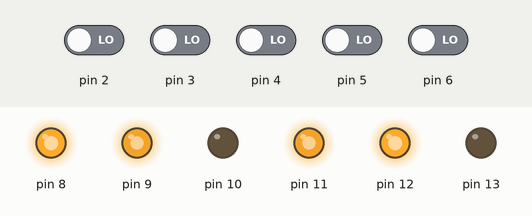
A sketch run on a simulated Arduino Uno, built with avr-gcc and run on an emulated ATmega328P. On the bench: output pins drawn as LEDs (lit = HIGH). The test bench sets the inputs (shaded band); at power-on: pin 2–6 LOW.

Above: at 1.2 s.
1.3 s: pin 2 driven HIGH
At 2.4 s:
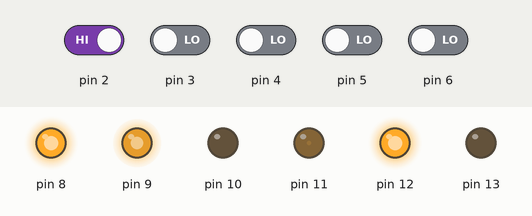
2.8 s: pin 3 driven HIGH
At 3.6 s:
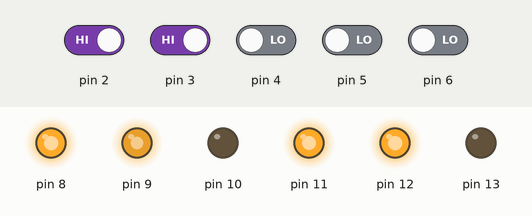
Timing chart, 0 to 5.8 s (numbered marks = the images above; inputs shaded):
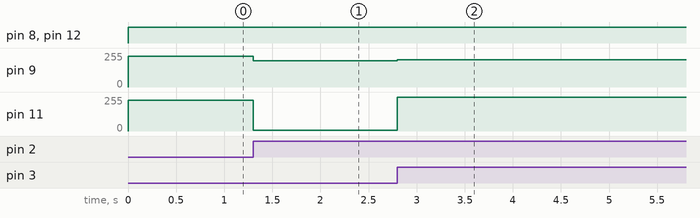

The sketch:

Robot_Seguidor.ino
```cpp
/*
 * Talos Electronics
 * Tgo. Rafael Lozano Rolon
 * Modificado por ultima vez 15 Diciembre 2016
 * Para inicializar el Robot se necesita definir los pines de la siguiente manera
 * Robot_Seguidor Nombre_Robot(In1,In2,Vss1-2,IN3,IN4,Vss3-4,S1,S2,S3,S4,S5,S6)
 *
 *
 *     /////////////////Parametros///////////////
 *    /            Puente H                     /
 *    /    Parametro -> Numero de pin           /
 *    /    IN1       ->     2                   /
 *    /    In2       ->     7                   /
 *    /    Vss1-2    ->     1                   /
 *    /    In3       ->     10                  /
 *    /    In4       ->     15                  /
 *    /    Vss3-4    ->     9                   /
 *    / ----------------------------------------/
 *    /         Modulo seguidor de linea        /
 *    /    Parametro -> 	Numero de pin         /
 *    /    S1        ->  Salida 1 del modulo    /
 *    /                   seguidor de linea     /
 *    /    S2        ->   Salida 2 ..           /
 *	  /	   S3        ->   Salida 3 ...          /
 *	  /    S4        ->   Salida 4 ....         /
 *	  /    S5        ->   Salida 5 .....        /
 *	  /    S6        ->   Salida 6 ......       /
 *    //////////////////////////////////////////

 TU CODIGO NO COMPILA MIRA EL SIGUIENTE ENLACE
https://www.taloselectronics.com/blogs/tutoriales/faq-kit-seguidor-de-linea
 */
#include "Robot_Seguidor.h"
Robot_Seguidor Robot(13,12,11,10,8,9,2,3,4,5,6);

void setup()
{
	Robot.Inicializar();
}

void loop()
{
	Robot.Modo_Seguidor(8,5,1,230);//(int kP,int KI,int KD,int Velocidad)
}
```

Base_Robot.cpp
```cpp
#include <Arduino.h> //Permite utilizar los comandos de Arduino
#include "Base_Robot.h"

void Base_Robot::Inicializar_Robot()
{
  Motor_1.Inicializar_Motor();
  Motor_2.Inicializar_Motor();
}

void Base_Robot::Atras(int Velocidad_1,int Velocidad_2)
{
  Motor_1.Atras(Velocidad_1);
  Motor_2.Atras(Velocidad_2);
}
void Base_Robot::Adelante(int Velocidad_1,int Velocidad_2)
{
  Motor_1.Adelante(Velocidad_1);
  Motor_2.Adelante(Velocidad_2);
}
void Base_Robot::Stop()
{
  Motor_1.Stop();
  Motor_2.Stop();
}
```

Base_Robot.h
```cpp
#include "Motor_DC.h"
class Base_Robot
{
  private:


  public:
  Motor_DC Motor_1;
  Motor_DC Motor_2;
  Base_Robot(int Pin_Motor_1A,int Pin_Motor_1B,int PWM_1, int Pin_Motor_1C, int Pin_Motor_1D,int PWM_2): Motor_1(Pin_Motor_1A,Pin_Motor_1B,PWM_1), Motor_2(Pin_Motor_1C,Pin_Motor_1D,PWM_2){}
  void Inicializar_Robot();
  void Adelante(int Velocidad_1,int Velocidad_2);
  void Atras(int Velocidad_1,int Velocidad_2);
  void Stop();
};
```

Motor_DC.cpp
```cpp
#include <Arduino.h> //Permite utilizar los comandos de Arduino
#include "Motor_DC.h"

void Motor_DC::Inicializar_Motor()
{
  pinMode(A, OUTPUT);
  pinMode(B, OUTPUT);
  pinMode(Pwm, OUTPUT);
}
void Motor_DC::Atras(int Velocidad)
{
  analogWrite(Pwm,Velocidad );
  digitalWrite(A, HIGH);
  digitalWrite(B, LOW);
}
void Motor_DC::Adelante(int Velocidad)
{
  analogWrite(Pwm,Velocidad );
  digitalWrite(A, LOW);
  digitalWrite(B, HIGH);
}
void Motor_DC::Stop()
{
  analogWrite(0, Pwm);
  digitalWrite(A, LOW);
  digitalWrite(B, LOW);
}
```

Motor_DC.h
```cpp
class Motor_DC
{
  private:
  int A;
  int B;
  int Pwm;

  public:
  Motor_DC(int a,int b,int pwm): A(a), B(b),Pwm(pwm){}//Constructor
  void Inicializar_Motor();
  void Adelante(int Velocidad);
  void Atras(int Velocidad);
  void Stop();
};
```

Robot_Seguidor.cpp
```cpp
#include "Robot_Seguidor.h"
#include <Arduino.h> //Permite utilizar los comandos de Arduino

void Robot_Seguidor::Inicializar()
{
	Robot.Inicializar_Robot();
	Sensor_1.Inicializar();
	Sensor_2.Inicializar();
	Sensor_3.Inicializar();
	Sensor_4.Inicializar();
	Sensor_5.Inicializar();
}
void Robot_Seguidor::Modo_Seguidor(int Kp,int Ki,int Kd,int Velocidad)
{
	Lectura_de_sensores();
	P = Error;
    I = I + Anteriror_I;
    D = Error-Error_Anterior;

    PID = (Kp*P) + (Ki*I) + (Kd*D);

    Anteriror_I=I;
    Error_Anterior=Error;
    int Velocidad_motor_izquierdo = Velocidad-PID;
    int Velocidad_motor_derecho = Velocidad+PID;


    constrain(Velocidad_motor_izquierdo,0,255);
    constrain(Velocidad_motor_derecho,0,255);
    Robot.Adelante(Velocidad_motor_izquierdo,Velocidad_motor_derecho);

}
void Robot_Seguidor::Lectura_de_sensores()
{

  sensor[0]=Sensor_1.Leer_sensor();
  sensor[1]=Sensor_2.Leer_sensor();
  sensor[2]=Sensor_3.Leer_sensor();
  sensor[3]=Sensor_4.Leer_sensor();
  sensor[4]=Sensor_5.Leer_sensor();

  //Detectar la desviacion ("Error") del seguidor de linea
  if((sensor[0]==0)&&(sensor[1]==0)&&(sensor[2]==0)&&(sensor[3]==0)&&(sensor[4]==0))
  {
   Error=Error;
  }
  else
  if((sensor[0]==0)&&(sensor[1]==0)&&(sensor[2]==0)&&(sensor[3]==0)&&(sensor[4]==1))
  Error=4;
  else if((sensor[0]==0)&&(sensor[1]==0)&&(sensor[2]==0)&&(sensor[3]==1)&&(sensor[4]==1))
  Error=3;
  else if((sensor[0]==0)&&(sensor[1]==0)&&(sensor[2]==0)&&(sensor[3]==1)&&(sensor[4]==0))
  Error=2;
  else if((sensor[0]==0)&&(sensor[1]==0)&&(sensor[2]==1)&&(sensor[3]==1)&&(sensor[4]==0))
  Error=1;
  else if((sensor[0]==0)&&(sensor[1]==0)&&(sensor[2]==1)&&(sensor[3]==0)&&(sensor[4]==0))
  Error=0;
  else if((sensor[0]==0)&&(sensor[1]==1)&&(sensor[2]==1)&&(sensor[3]==0)&&(sensor[4]==0))
  Error=-1;
  else if((sensor[0]==0)&&(sensor[1]==1)&&(sensor[2]==0)&&(sensor[3]==0)&&(sensor[4]==0))
  Error=-2;
  else if((sensor[0]==1)&&(sensor[1]==1)&&(sensor[2]==0)&&(sensor[3]==0)&&(sensor[4]==0))
  Error=-3;
  else if((sensor[0]==1)&&(sensor[1]==0)&&(sensor[2]==0)&&(sensor[3]==0)&&(sensor[4]==0))
  Error=-4;

}
```

Robot_Seguidor.h
```cpp
#include "Base_Robot.h"
#include "Sensor_TCRT5000.h"
class Robot_Seguidor
{
private:
	Base_Robot Robot;
	Sensor Sensor_1;
  	Sensor Sensor_2;
  	Sensor Sensor_3;
  	Sensor Sensor_4;
  	Sensor Sensor_5;
  	int sensor[5];
  	float Error=0, P=0, I=0, D=0, PID=0;
  	float Error_Anterior=0, Anteriror_I=0;

public:
	Robot_Seguidor(int Pin_Motor_1A,
					int Pin_Motor_1B,
					int PWM_1,
					int Pin_Motor_1C,
					int Pin_Motor_1D,
					int PWM_2,
					int PinS1,
					int PinS2,
					int PinS3,
					int PinS4,
					int PinS5)
	:Robot(Pin_Motor_1A, Pin_Motor_1B, PWM_1, Pin_Motor_1C, Pin_Motor_1D, PWM_2),Sensor_1(PinS1),Sensor_2(PinS2),Sensor_3(PinS3),Sensor_4(PinS4),Sensor_5(PinS5){}
	void Inicializar();
	void Lectura_de_sensores();
	void Modo_Seguidor(int kP,int KI,int KD,int Velocidad);
};
```

Sensor_TCRT5000.cpp
```cpp
#include <Arduino.h> //Permite utilizar los comandos de Arduino
#include "Sensor_TCRT5000.h"

void Sensor::Inicializar()
{
  pinMode(Pin_sensor, INPUT);
}

int Sensor::Leer_sensor()
{
  return digitalRead(Pin_sensor);
}
```

Sensor_TCRT5000.h
```cpp
class Sensor
{
  private:
  int Pin_sensor;

  public:
  Sensor(int pin): Pin_sensor(pin){}//Constructor
  void Inicializar();
  int Leer_sensor();
};
```

Measured:
- after the input at 1.3 s, pin 9: 230/255 → 198/255 at once; pin 11: 230/255 → 6/255 at once
- after the input at 2.8 s, pin 9: 198/255 → 206/255 at once; pin 11: 6/255 → 254/255 at once
